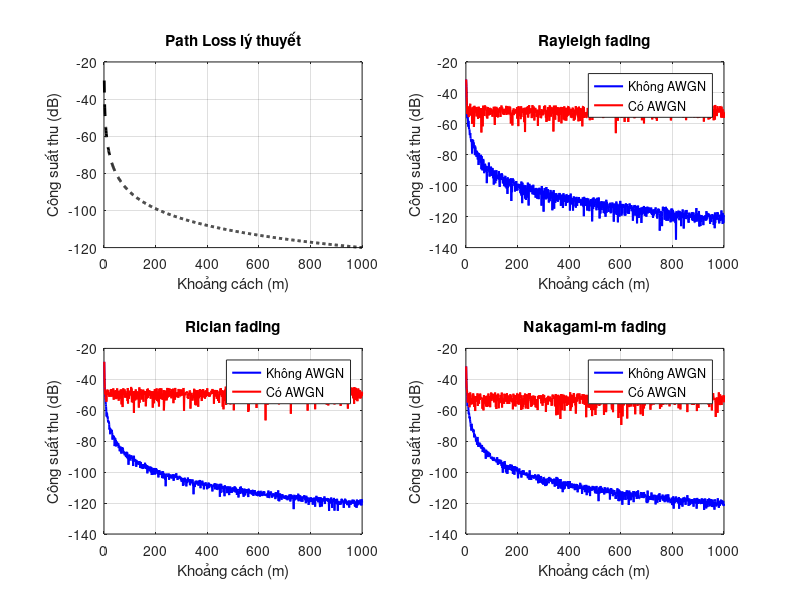

Write the MATLAB code that produced this figure.
clc; close all; clear;

% Simple Path Loss Model
d = 1:1000; d0 = 1; PL_d0 = 30; n = 3;
PL = PL_d0 + 10*n*log10(d/d0);
Pt_dB = 0; Pr_dB = Pt_dB - PL; Pr = 10.^(Pr_dB/10);

N = length(d); SNRdB = 10;

%% Rayleigh fading
h_rayleigh = sqrt(0.5)*(randn(N,1)+1j*randn(N,1));
Rx_rayleigh_noAWGN = Pr(:).*h_rayleigh;
Rx_rayleigh = awgn(Rx_rayleigh_noAWGN,SNRdB,'measured');

%% Rician fading
K = 5; Omega = 1;
v = sqrt(Omega*K/(K+1)); s = sqrt(Omega/(2*(K+1)));
X = v + s*randn(N,1); Y = s*randn(N,1);
h_rician = X + 1j*Y;
Rx_rician_noAWGN = Pr(:).*h_rician;
Rx_rician = awgn(Rx_rician_noAWGN,SNRdB,'measured');

%% Nakagami-m fading
m = 2; omega = 1;
r2 = gamrnd(m,omega/m,[N,1]); phi = 2*pi*rand(N,1);
h_nakagami = sqrt(r2).*exp(1j*phi);
Rx_nakagami_noAWGN = Pr(:).*h_nakagami;
Rx_nakagami = awgn(Rx_nakagami_noAWGN,SNRdB,'measured');

%% Vẽ bằng subplot
figure;

subplot(2,2,1);
plot(d,Pr_dB,'k--','LineWidth',2);
xlabel('Khoảng cách (m)'); ylabel('Công suất thu (dB)');
title('Path Loss lý thuyết'); grid on;

subplot(2,2,2);
plot(d,10*log10(abs(Rx_rayleigh_noAWGN)),'b-','LineWidth',1.5); hold on;
plot(d,10*log10(abs(Rx_rayleigh)),'r-','LineWidth',1.5); hold off;
xlabel('Khoảng cách (m)'); ylabel('Công suất thu (dB)');
title('Rayleigh fading'); legend('Không AWGN','Có AWGN'); grid on;

subplot(2,2,3);
plot(d,10*log10(abs(Rx_rician_noAWGN)),'b-','LineWidth',1.5); hold on;
plot(d,10*log10(abs(Rx_rician)),'r-','LineWidth',1.5); hold off;
xlabel('Khoảng cách (m)'); ylabel('Công suất thu (dB)');
title('Rician fading'); legend('Không AWGN','Có AWGN'); grid on;

subplot(2,2,4);
plot(d,10*log10(abs(Rx_nakagami_noAWGN)),'b-','LineWidth',1.5); hold on;
plot(d,10*log10(abs(Rx_nakagami)),'r-','LineWidth',1.5); hold off;
xlabel('Khoảng cách (m)'); ylabel('Công suất thu (dB)');
title('Nakagami-m fading'); legend('Không AWGN','Có AWGN'); grid on;

set(gcf,'color','white');
